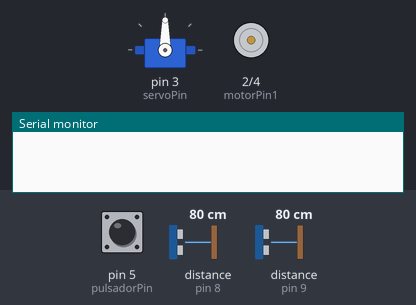
This sketch was run on a simulated Arduino Uno, built with avr-gcc and run on an emulated ATmega328P. On the bench: servo, motor-driver pin pairs drawn as motors (green arrow = first pin HIGH = forward, orange = second pin HIGH = backward, longer = more drive), the last lines printed to the serial monitor. The test bench sets the inputs (shaded band); at power-on: pin 5 (pulsadorPin) HIGH, distance to the obstacle (sensors on pin 8, pin 9) 80 cm. The echo pulse lasts 58.3 µs per cm.

Above: at 1.2 s.
1.3 s: pin 5 (pulsadorPin) pulled LOW for 0.15 s
At 1.8 s:
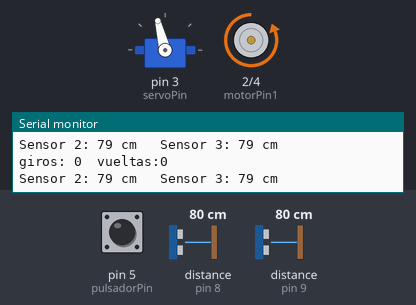
2.9 s: distance to the obstacle (sensor on pin 8) set to 96 cm
5.9 s: distance to the obstacle (sensor on pin 8) set to 107 cm
At 7.2 s:
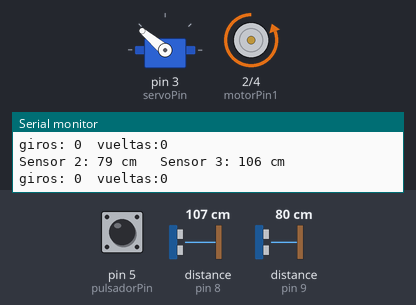
10.4 s: distance to the obstacle (sensor on pin 9) set to 110 cm
At 13.2 s:
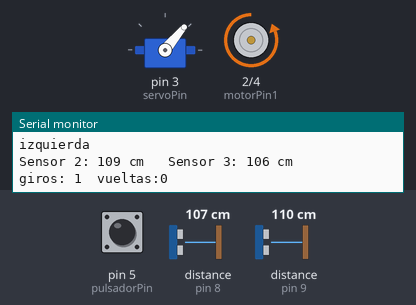
13.4 s: distance to the obstacle (sensor on pin 9) set to 104 cm
Timing chart, 0 to 17.4 s (numbered marks = the images above; inputs shaded):
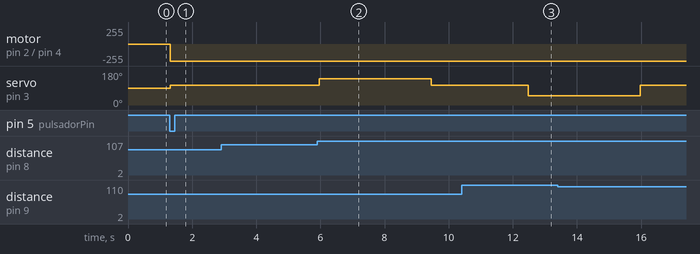

Measured:
- the behaviour switches between 101 and 102 cm on distance to the obstacle (sensor on pin 8) (found by bisection; images 1 and 2)
- after the input at 1.3 s, motor on pin 2 (motorPin1) / pin 4 (motorPin2): stopped → backward 255/255 at once; servo on pin 3 (servoPin): 90° → 104° at once
- after the input at 5.9 s, servo on pin 3 (servoPin): 104° → 140° after 0.06 s, → 104° 3.5 s later
- after the input at 10.4 s, servo on pin 3 (servoPin): 104° → 50° after 2.1 s

The sketch:

Desafio_abierto_final.ino
```cpp
//inclusión de las librerias a utilizar
#include <Servo.h>

//configuracion de pines de los sensores de distancia
#define trigPin2 7
#define trigPin3 6
#define trigPin4 10
#define echoPin2 9
#define echoPin3 8
#define echoPin4 11

int pulsadorPin = 5; // Variable que guarda el número del pin al que conectamos el pulsador.
int valorPulsador = 0; // Variable donde almacenaremos la lectura del estado del pulsador.
int k; //valor que almacenara si se pulso el botón o no

//Configuracion de los pines de los motores (cc y servo)
#define motorPin1 2
#define motorPin2 4
#define servoPin 3

//nombre del serovmotor
Servo direccion;

//todas las variables para los sensores de dirrecion
long duration, distance;

long durationAde = 0;
long durationAtras = 0;
long durationIzq = 0;
long durationDerch = 0;

long distanceAde= 0;
long distanceAtras = 0;
long distanceIzq = 0;
long distanceDerch = 0;

//variables para los if
int a = 0;
int i = 0;
int z= 0;
int d;
int motor;


//variables para el conteo de vueltas
int giro;
int vuelta;

void setup() {
  //inicialización de todos los pines
  Serial.begin(9600);
  pinMode(trigPin2, OUTPUT);
  pinMode(trigPin3, OUTPUT);
  pinMode(trigPin4, OUTPUT);
  pinMode(echoPin2, INPUT);
  pinMode(echoPin3, INPUT);
  pinMode(echoPin4, INPUT);

  pinMode(motorPin1, OUTPUT);
  pinMode(motorPin2, OUTPUT);

  direccion.attach(servoPin);

  pinMode(pulsadorPin, INPUT_PULLUP); // Declaramos la variable inputPin como entrada y activamos su resistencia interna Pullup.
}

void loop() {
  valorPulsador = digitalRead(pulsadorPin);  // Lectura digital de pulsadorPin
  if (valorPulsador == HIGH) {
    k = k;
  }
  else {
    k = 1;
  }
  //si el pulsador fue activado entonces ejecutar el código
  if(k == 1){
  //leer las distancia de los sensores
  leerdistancia();
  //contar cuantas vueltas he dado en base a los giros realizando una división
  vuelta = giro/4;
  Serial.print("giros: ");
  Serial.print(giro);
  Serial.print("  vueltas:");
  Serial.println(vuelta);
    //si no  ha completado las 3 vueltas entonces...
   if (vuelta < 3){
  //si no hay pared del lado derecho entonces girar hacia la derecha
   if (distanceDerch>distanceIzq) {
    if(distanceDerch>100){
    direccion.write(50);
    avanzar();
    delay(3500);
    adelante();
    delay(3000);
    giro = giro + 1;
    distanceDerch=0;
    distanceIzq= 0;
    }
  }
  //si hay escpacio hacia la izquierda entonces girar hacia la izquierda
  if (distanceIzq>100) {
    direccion.write(140);
    avanzar();
    delay(3500);
    adelante();
    delay(3000);
    giro = giro + 1;
    distanceDerch=0;
    distanceIzq= 0;
    Serial.println("izquierda");
  }
  /*
  //si esta muy pegado hacia la derecha entonces centrarse
  else if (distanceDerch < 20){
    direccion.write(110);
    avanzar();
    vueltaContada = false; // Resetea la variable cuando se cambia el estado
  }
  //si esta muy pegado hacia la izquierda entonces centrarse
  else if (distanceIzq < 20){
    direccion.write(80);
    avanzar();
    vueltaContada = false; // Resetea la variable cuando se cambia el estado
  }*/
  //si esta centrado que siga derecho
   else{
    adelante();
   }
  }
 //si se completaron las vueltas que se posicione al comienzo y que se finalize el progama al terminar
 if (vuelta == 3){
  stop();
  digitalWrite(motorPin1,LOW);
  digitalWrite(motorPin2,LOW);
 }
 }
}

//lectura de las 3 distancias e imprimirlas en el monitor serial
void leerdistancia(){
  // Sensor 2
  digitalWrite(trigPin2, LOW);
  delayMicroseconds(2);
  digitalWrite(trigPin2, HIGH);
  delayMicroseconds(10);
  digitalWrite(trigPin2, LOW);
  duration = pulseIn(echoPin2, HIGH);
  distance = duration * 0.034 / 2;

  distanceDerch = distance;

  Serial.print("Sensor 2: ");
  Serial.print(distanceDerch);
  Serial.print(" cm");

  Serial.print("   ");

  duration = 0;
  distance = 0;

  // Sensor 3
  digitalWrite(trigPin3, LOW);
  delayMicroseconds(2);
  digitalWrite(trigPin3, HIGH);
  delayMicroseconds(10);
  digitalWrite(trigPin3, LOW);
  duration = pulseIn(echoPin3, HIGH);
  distance = duration * 0.034 / 2;
  distanceIzq = distance;

  Serial.print("Sensor 3: ");
  Serial.print(distanceIzq);
  Serial.print(" cm");

  Serial.println("   ");

  duration = 0;
  distance = 0;
}

//rectificar las llantas y avanzar
void adelante(){
  direccion.write(104); // Posición del servo para avanzar

  digitalWrite(motorPin1,LOW);
  digitalWrite(motorPin2,HIGH);
}

//solamente avanzar con la posicion de llantas anteriormente establecida en el código
void avanzar(){
  digitalWrite(motorPin1,LOW);
  digitalWrite(motorPin2,HIGH);
}

//detenerse totalmente
void stop(){
  digitalWrite(motorPin1,LOW);
  digitalWrite(motorPin2,LOW);
}
```
